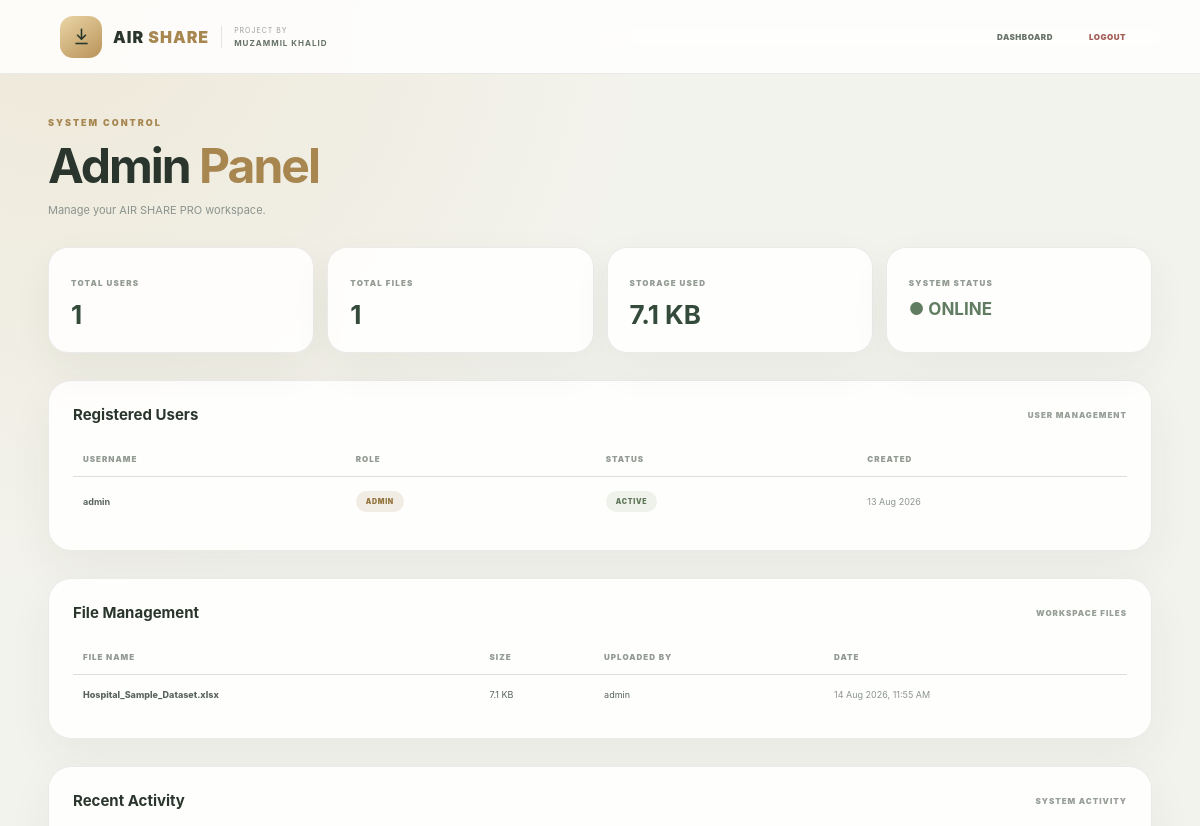
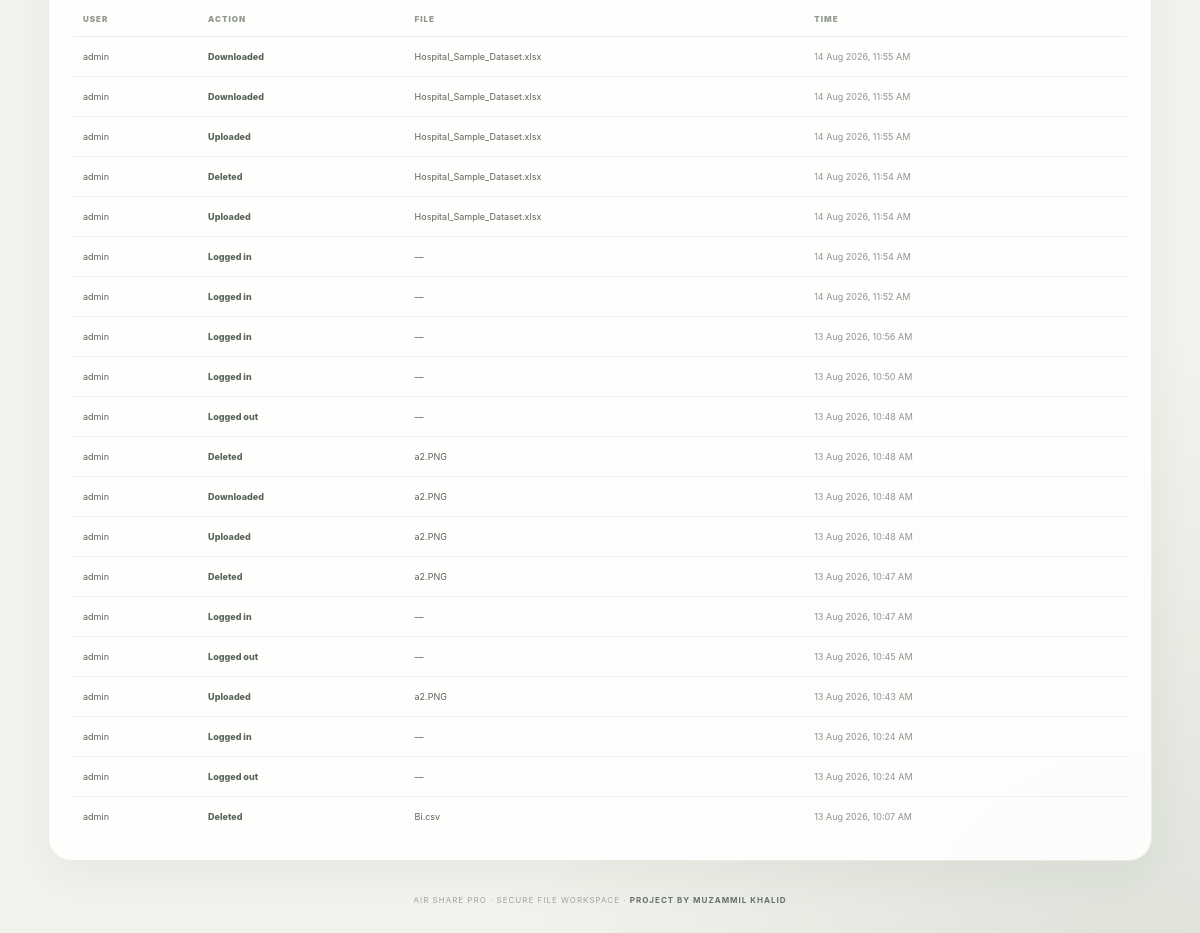
The page /admin (signed in) on the database its author committed (2 pictures, top to bottom).
### app.py (models this page shows)
class User(db.Model):
    id = db.Column(db.Integer, primary_key=True)
    username = db.Column(
        db.String(80),
        unique=True,
        nullable=False
    )
    password_hash = db.Column(
        db.String(255),
        nullable=False
    )
    role = db.Column(
        db.String(20),
        default="user",
        nullable=False
    )
    can_upload = db.Column(
        db.Boolean,
        default=True
    )
    can_download = db.Column(
        db.Boolean,
        default=True
    )
    can_delete = db.Column(
        db.Boolean,
        default=False
    )
    created_at = db.Column(
        db.DateTime,
        default=datetime.utcnow
    )

class File(db.Model):
    id = db.Column(db.Integer, primary_key=True)
    original_name = db.Column(
        db.String(255),
        nullable=False
    )
    stored_name = db.Column(
        db.String(255),
        unique=True,
        nullable=False
    )
    size = db.Column(
        db.Integer,
        nullable=False
    )
    extension = db.Column(
        db.String(20)
    )
    uploaded_by = db.Column(
        db.String(80)
    )
    uploaded_at = db.Column(
        db.DateTime,
        default=datetime.utcnow
    )

class Activity(db.Model):
    id = db.Column(db.Integer, primary_key=True)
    username = db.Column(
        db.String(80)
    )
    action = db.Column(
        db.String(100)
    )
    filename = db.Column(
        db.String(255)
    )
    created_at = db.Column(
        db.DateTime,
        default=datetime.utcnow
    )

### app.py (the view)
@app.route("/admin")
@admin_required
def admin():
    users = User.query.order_by(
        User.created_at.desc()
    ).all()
    files = File.query.order_by(
        File.uploaded_at.desc()
    ).all()
    activities = Activity.query.order_by(
        Activity.created_at.desc()
    ).limit(20).all()
    total_storage = sum(
        file.size for file in files
    )
    return render_template(
        "admin.html",
        users=users,
        files=files,
        activities=activities,
        total_storage=total_storage
    )

### app.py (called while the page is built)
def format_size(size):
    if size < 1024:
        return f"{size} B"
    if size < 1024 * 1024:
        return f"{size / 1024:.1f} KB"
    if size < 1024 * 1024 * 1024:
        return f"{size / (1024 * 1024):.1f} MB"
    return f"{size / (1024 * 1024 * 1024):.2f} GB"

@app.template_filter("filesize")
def filesize_filter(size):
    return format_size(size)

def current_user():
    user_id = session.get("user_id")
    if not user_id:
        return None
    return db.session.get(User, user_id)

def admin_required(func):
    @wraps(func)
    def wrapper(*args, **kwargs):
        user = current_user()
        if not user:
            return redirect(url_for("login"))
        if user.role != "admin":
            flash("Administrator access required.", "danger")
            return redirect(url_for("dashboard"))
        return func(*args, **kwargs)
    return wrapper

### templates/admin.html (shortened to what this page needs)
<!DOCTYPE html>
<html lang="en">
<head>
</head>
<body>
<nav class="navbar">
    <div class="brand-wrap">
        <div class="brand">
            <div class="logo">
                <svg
                    viewBox="0 0 24 24"
                    fill="none"
                    stroke="currentColor"
                    stroke-width="1.8"
                >
                    <path d="M12 3v12"></path>
                    <path d="m7 10 5 5 5-5"></path>
                    <path d="M5 20h14"></path>
                </svg>
            </div>
            <div class="brand-name">
                AIR <span>SHARE</span>
            </div>
        </div>
        <div class="creator">
            PROJECT BY
            <strong>MUZAMMIL KHALID</strong>
        </div>
    </div>
    <div class="nav-actions">
        <a
            href="{{ url_for('dashboard') }}"
            class="nav-btn"
        >
            DASHBOARD
        </a>
        <a
            href="{{ url_for('logout') }}"
            class="nav-btn logout"
        >
            LOGOUT
        </a>
    </div>
</nav>
<main class="container">
    <div class="eyebrow">
        SYSTEM CONTROL
    </div>
    <h1>
        Admin <span style="color:#a78650;">Panel</span>
    </h1>
    <p class="intro">
        Manage your AIR SHARE PRO workspace.
    </p>
    <section class="stats">
        <div class="stat">
            <span class="stat-label">
                TOTAL USERS
            </span>
            <strong>
                {{ users|length }}
            </strong>
        </div>
        <div class="stat">
            <span class="stat-label">
                TOTAL FILES
            </span>
            <strong>
                {{ files|length }}
            </strong>
        </div>
        <div class="stat">
            <span class="stat-label">
                STORAGE USED
            </span>
            <strong>
                {{ total_storage|filesize }}
            </strong>
        </div>
        <div class="stat">
            <span class="stat-label">
                SYSTEM STATUS
            </span>
            <strong class="online">
                ● ONLINE
            </strong>
        </div>
    </section>
    <section class="panel">
        <div class="panel-head">
            <h2>
                Registered Users
            </h2>
            <span>
                USER MANAGEMENT
            </span>
        </div>
        {% if users %}
        <div class="table-wrap">
            <table>
                <thead>
                    <tr>
                        <th>USERNAME</th>
                        <th>ROLE</th>
                        <th>STATUS</th>
                        <th>CREATED</th>
                    </tr>
                </thead>
                <tbody>
                    {% for user in users %}
                    <tr>
                        <td>
                            <strong>
                                {{ user.username }}
                            </strong>
                        </td>
                        <td>
                            {% if user.role == "admin" %}
                            <span class="badge admin-badge">
                                ADMIN
                            </span>
                            {% else %}
                            <span class="badge">
                                USER
                            </span>
                            {% endif %}
                        </td>
                        <td>
                            <span class="badge">
                                ACTIVE
                            </span>
                        </td>
                        <td class="time">
                            {% if user.created_at %}
                            {{ user.created_at.strftime(
                                "%d %b %Y"
                            ) }}
                            {% else %}
                            —
                            {% endif %}
                        </td>
                    </tr>
                    {% endfor %}
                </tbody>
            </table>
        </div>
        {% else %}
        <div class="empty">
            No registered users found.
        </div>
        {% endif %}
    </section>
    <section class="panel">
        <div class="panel-head">
            <h2>
                File Management
            </h2>
            <span>
                WORKSPACE FILES
            </span>
        </div>
        {% if files %}
        <div class="table-wrap">
            <table>
                <thead>
                    <tr>
                        <th>FILE NAME</th>
                        <th>SIZE</th>
                        <th>UPLOADED BY</th>
                        <th>DATE</th>
                    </tr>
                </thead>
                <tbody>
                    {% for file in files %}
                    <tr>
                        <td>
                            <div class="file-name">
                                {{ file.original_name }}
                            </div>
                        </td>
                        <td>
                            {{ file.size|filesize }}
                        </td>
                        <td>
                            {{ file.uploaded_by or "Unknown" }}
                        </td>
                        <td class="time">
                            {% if file.uploaded_at %}
                            {{ file.uploaded_at.strftime(
                                "%d %b %Y, %I:%M %p"
                            ) }}
                            {% else %}
                            —
                            {% endif %}
                        </td>
                    </tr>
                    {% endfor %}
                </tbody>
            </table>
        </div>
        {% else %}
        <div class="empty">
            No files available in the workspace.
        </div>
        {% endif %}
    </section>
    <section class="panel">
        <div class="panel-head">
            <h2>
                Recent Activity
            </h2>
            <span>
                SYSTEM ACTIVITY
            </span>
        </div>
        {% if activities %}
        <div class="table-wrap">
            <table>
                <thead>
                    <tr>
                        <th>USER</th>
                        <th>ACTION</th>
                        <th>FILE</th>
                        <th>TIME</th>
                    </tr>
                </thead>
                <tbody>
                    {% for activity in activities %}
                    <tr>
                        <td>
                            {{ activity.username }}
                        </td>
                        <td class="activity-action">
                            {{ activity.action }}
                        </td>
                        <td>
                            {{ activity.filename or "—" }}
                        </td>
                        <td class="time">
                            {% if activity.created_at %}
                            {{ activity.created_at.strftime(
                                "%d %b %Y, %I:%M %p"
                            ) }}
                            {% else %}
                            —
                            {% endif %}
                        </td>
                    </tr>
                    {% endfor %}
                </tbody>
            </table>
        </div>
        {% else %}
        <div class="empty">
            No activity recorded yet.
        </div>
        {% endif %}
    </section>
    <footer>
        AIR SHARE PRO · SECURE FILE WORKSPACE ·
        <strong>
            PROJECT BY MUZAMMIL KHALID
        </strong>
    </footer>
</main>
</body>
</html>

### templates/admin.html (style rules this page uses)
* { margin: 0; padding: 0; box-sizing: border-box; }
:root { --green: #344a3a; --gold: #a78650; --text: #29352d; --muted: #8b948d; --danger: #a35e57; --bg: #f3f3ed; }
body { min-height: 100vh; font-family: Inter, system-ui, sans-serif; color: var(--text); background: radial-gradient(circle at 5% 0%, rgba(213,183,124,.18), transparent 28%), radial-gradient(circle at 95% 100%, rgba(93,123,99,.14), transparent 30%), var(--bg); }
.navbar { min-height: 74px; padding: 0 5%; display: flex; align-items: center; justify-content: space-between; background: rgba(255,255,255,.84); border-bottom: 1px solid rgba(39,51,42,.09); backdrop-filter: blur(20px); position: sticky; top: 0; z-index: 20; }
.brand { display: flex; align-items: center; gap: 11px; }
.logo { width: 42px; height: 42px; display: grid; place-items: center; border-radius: 13px; background: linear-gradient( 145deg, #ead5a7, #b99357 ); color: #26362b; }
.logo svg { width: 21px; }
.brand-name { font-size: 16px; font-weight: 900; letter-spacing: 1px; }
.brand-name span { color: var(--gold); }
.creator { margin-left: 12px; padding-left: 12px; border-left: 1px solid rgba(39,51,42,.12); color: #9ba19c; font-size: 7px; letter-spacing: 1px; }
.creator strong { display: block; color: #667168; margin-top: 3px; font-size: 8px; }
.brand-wrap { display: flex; align-items: center; }
.nav-actions { display: flex; gap: 8px; }
.nav-btn { padding: 9px 14px; border-radius: 10px; text-decoration: none; color: #68736a; font-size: 8px; font-weight: 900; letter-spacing: .5px; transition: .2s; }
.logout { color: var(--danger); }
.container { width: min(1180px, 92%); margin: 43px auto 70px; }
.eyebrow { color: var(--gold); font-size: 9px; font-weight: 900; letter-spacing: 2px; margin-bottom: 8px; }
h1 { font-size: clamp(32px, 5vw, 48px); letter-spacing: -2px; }
.intro { margin-top: 8px; color: var(--muted); font-size: 11px; }
.stats { display: grid; grid-template-columns: repeat(4, 1fr); gap: 13px; margin-top: 30px; }
.stat { padding: 22px; border-radius: 20px; background: rgba(255,255,255,.88); border: 1px solid rgba(39,51,42,.09); box-shadow: 0 15px 40px rgba(31,46,36,.055); transition: .25s; }
.stat-label { color: #929a93; font-size: 8px; font-weight: 900; letter-spacing: 1.2px; }
.stat strong { display: block; margin-top: 9px; color: var(--green); font-size: 26px; }
.online { color: #607d62 !important; font-size: 17px !important; }
.panel { margin-top: 27px; padding: 24px; border-radius: 23px; background: rgba(255,255,255,.88); border: 1px solid rgba(39,51,42,.09); box-shadow: 0 15px 45px rgba(31,46,36,.055); }
.panel-head { display: flex; justify-content: space-between; align-items: center; margin-bottom: 18px; }
.panel-head h2 { font-size: 15px; }
.panel-head span { color: #969e97; font-size: 8px; font-weight: 900; letter-spacing: 1px; }
.table-wrap { width: 100%; overflow-x: auto; }
table { width: 100%; min-width: 650px; border-collapse: collapse; }
th { padding: 12px 10px; text-align: left; color: #929a93; font-size: 8px; font-weight: 900; letter-spacing: 1px; border-bottom: 1px solid rgba(39,51,42,.08); }
td { padding: 14px 10px; color: #59645c; font-size: 9px; border-bottom: 1px solid rgba(39,51,42,.055); }
tr:last-child td { border-bottom: 0; }
.badge { display: inline-flex; padding: 6px 10px; border-radius: 999px; background: rgba(137,164,120,.13); color: #607658; font-size: 7px; font-weight: 900; letter-spacing: .7px; }
.admin-badge { background: rgba(167,134,80,.14); color: #92733d; }
.file-name { max-width: 240px; overflow: hidden; text-overflow: ellipsis; white-space: nowrap; font-weight: 800; }
.activity-action { font-weight: 800; }
.time { white-space: nowrap; color: #8d958f; }
footer { margin-top: 34px; text-align: center; color: #9da49e; font-size: 8px; letter-spacing: 1px; }
footer strong { color: #667168; }

### rows shown on the page
User: username "admin", role "ADMIN", created_at "13 Aug 2026"
File: original_name "Hospital_Sample_Dataset.xlsx", size|filesize "7.1 KB", uploaded_by "admin", uploaded_at "14 Aug 2026, 11:55 AM"
Activity: username "admin", action "Downloaded", filename "Hospital_Sample_Dataset.xlsx", created_at "14 Aug 2026, 11:55 AM"
Activity: username "admin", action "Downloaded", filename "Hospital_Sample_Dataset.xlsx", created_at "14 Aug 2026, 11:55 AM"
Activity: username "admin", action "Uploaded", filename "Hospital_Sample_Dataset.xlsx", created_at "14 Aug 2026, 11:55 AM"
Activity: username "admin", action "Deleted", filename "Hospital_Sample_Dataset.xlsx", created_at "14 Aug 2026, 11:54 AM"
Activity: username "admin", action "Uploaded", filename "Hospital_Sample_Dataset.xlsx", created_at "14 Aug 2026, 11:54 AM"
Activity: username "admin", action "Logged in", filename "—", created_at "14 Aug 2026, 11:54 AM"
Activity: username "admin", action "Logged in", filename "—", created_at "14 Aug 2026, 11:52 AM"
Activity: username "admin", action "Logged in", filename "—", created_at "13 Aug 2026, 10:56 AM"
Activity: username "admin", action "Logged in", filename "—", created_at "13 Aug 2026, 10:50 AM"
Activity: username "admin", action "Logged out", filename "—", created_at "13 Aug 2026, 10:48 AM"
Activity: username "admin", action "Deleted", filename "a2.PNG", created_at "13 Aug 2026, 10:48 AM"
Activity: username "admin", action "Downloaded", filename "a2.PNG", created_at "13 Aug 2026, 10:48 AM"
Activity: username "admin", action "Uploaded", filename "a2.PNG", created_at "13 Aug 2026, 10:48 AM"
Activity: username "admin", action "Deleted", filename "a2.PNG", created_at "13 Aug 2026, 10:47 AM"
Activity: username "admin", action "Logged in", filename "—", created_at "13 Aug 2026, 10:47 AM"
Activity: username "admin", action "Logged out", filename "—", created_at "13 Aug 2026, 10:45 AM"
Activity: username "admin", action "Uploaded", filename "a2.PNG", created_at "13 Aug 2026, 10:43 AM"
Activity: username "admin", action "Logged in", filename "—", created_at "13 Aug 2026, 10:24 AM"
Activity: username "admin", action "Logged out", filename "—", created_at "13 Aug 2026, 10:24 AM"
Activity: username "admin", action "Deleted", filename "Bi.csv", created_at "13 Aug 2026, 10:07 AM"

### other values the page prints
{{ users|length }} "1"
{{ files|length }} "1"
{{ total_storage|filesize }} "7.1 KB"
